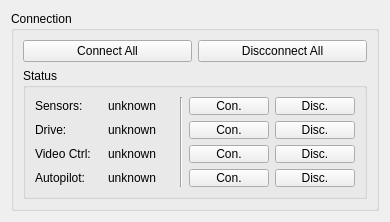
<?xml version="1.0" encoding="UTF-8"?>
<ui version="4.0">
 <class>RoverConnectionForm</class>
 <widget class="QWidget" name="RoverConnectionForm">
  <property name="geometry">
   <rect>
    <x>0</x>
    <y>0</y>
    <width>390</width>
    <height>218</height>
   </rect>
  </property>
  <property name="maximumSize">
   <size>
    <width>390</width>
    <height>500</height>
   </size>
  </property>
  <property name="windowTitle">
   <string>Form</string>
  </property>
  <layout class="QGridLayout" name="gridLayout">
   <item row="0" column="1">
    <widget class="QGroupBox" name="groupBox">
     <property name="title">
      <string>Connection</string>
     </property>
     <layout class="QGridLayout" name="gridLayout_2">
      <item row="2" column="0" colspan="2">
       <widget class="QGroupBox" name="groupBox_2">
        <property name="title">
         <string>Status</string>
        </property>
        <layout class="QGridLayout" name="gridLayout_3">
         <item row="0" column="1">
          <widget class="QLabel" name="label_sensors_state">
           <property name="text">
            <string>unknown</string>
           </property>
          </widget>
         </item>
         <item row="3" column="0">
          <widget class="QLabel" name="label_4">
           <property name="text">
            <string>Video Ctrl:</string>
           </property>
          </widget>
         </item>
         <item row="1" column="0" rowspan="2">
          <widget class="QLabel" name="label_3">
           <property name="text">
            <string>Drive:</string>
           </property>
          </widget>
         </item>
         <item row="0" column="0">
          <widget class="QLabel" name="label">
           <property name="text">
            <string>Sensors:</string>
           </property>
          </widget>
         </item>
         <item row="0" column="4">
          <widget class="QPushButton" name="pushButton_disconnect_sensors">
           <property name="maximumSize">
            <size>
             <width>16777215</width>
             <height>18</height>
            </size>
           </property>
           <property name="text">
            <string>Disc.</string>
           </property>
          </widget>
         </item>
         <item row="3" column="3">
          <widget class="QPushButton" name="pushButton_connect_video">
           <property name="maximumSize">
            <size>
             <width>16777215</width>
             <height>18</height>
            </size>
           </property>
           <property name="text">
            <string>Con.</string>
           </property>
          </widget>
         </item>
         <item row="3" column="1">
          <widget class="QLabel" name="label_video_state">
           <property name="text">
            <string>unknown</string>
           </property>
          </widget>
         </item>
         <item row="3" column="4">
          <widget class="QPushButton" name="pushButton_disconnect_video">
           <property name="maximumSize">
            <size>
             <width>16777215</width>
             <height>18</height>
            </size>
           </property>
           <property name="text">
            <string>Disc.</string>
           </property>
          </widget>
         </item>
         <item row="1" column="4" rowspan="2">
          <widget class="QPushButton" name="pushButton_disconnect_driver">
           <property name="maximumSize">
            <size>
             <width>16777215</width>
             <height>18</height>
            </size>
           </property>
           <property name="text">
            <string>Disc.</string>
           </property>
          </widget>
         </item>
         <item row="0" column="3">
          <widget class="QPushButton" name="pushButton_con_sensors">
           <property name="maximumSize">
            <size>
             <width>16777215</width>
             <height>18</height>
            </size>
           </property>
           <property name="text">
            <string>Con.</string>
           </property>
          </widget>
         </item>
         <item row="1" column="1" rowspan="2">
          <widget class="QLabel" name="label_drive_state">
           <property name="text">
            <string>unknown</string>
           </property>
          </widget>
         </item>
         <item row="1" column="3" rowspan="2">
          <widget class="QPushButton" name="pushButton_connect_drive">
           <property name="maximumSize">
            <size>
             <width>16777215</width>
             <height>18</height>
            </size>
           </property>
           <property name="text">
            <string>Con.</string>
           </property>
          </widget>
         </item>
         <item row="4" column="0">
          <widget class="QLabel" name="label_2">
           <property name="text">
            <string>Autopilot:</string>
           </property>
          </widget>
         </item>
         <item row="4" column="1">
          <widget class="QLabel" name="label_autopilot_state">
           <property name="text">
            <string>unknown</string>
           </property>
          </widget>
         </item>
         <item row="0" column="2" rowspan="5">
          <widget class="Line" name="line">
           <property name="orientation">
            <enum>Qt::Vertical</enum>
           </property>
          </widget>
         </item>
         <item row="4" column="3">
          <widget class="QPushButton" name="pushButton_connect_autopilot">
           <property name="maximumSize">
            <size>
             <width>16777215</width>
             <height>18</height>
            </size>
           </property>
           <property name="text">
            <string>Con.</string>
           </property>
          </widget>
         </item>
         <item row="4" column="4">
          <widget class="QPushButton" name="pushButton_disconnect_autopilot">
           <property name="maximumSize">
            <size>
             <width>16777215</width>
             <height>18</height>
            </size>
           </property>
           <property name="text">
            <string>Disc.</string>
           </property>
          </widget>
         </item>
        </layout>
       </widget>
      </item>
      <item row="0" column="0">
       <widget class="QPushButton" name="pushButton_connect_all">
        <property name="maximumSize">
         <size>
          <width>16777215</width>
          <height>16777215</height>
         </size>
        </property>
        <property name="text">
         <string>Connect All</string>
        </property>
       </widget>
      </item>
      <item row="0" column="1">
       <widget class="QPushButton" name="pushButton_disconnect_all">
        <property name="maximumSize">
         <size>
          <width>16777215</width>
          <height>16777215</height>
         </size>
        </property>
        <property name="text">
         <string>Discconnect All</string>
        </property>
       </widget>
      </item>
     </layout>
    </widget>
   </item>
  </layout>
 </widget>
 <resources/>
 <connections/>
</ui>
